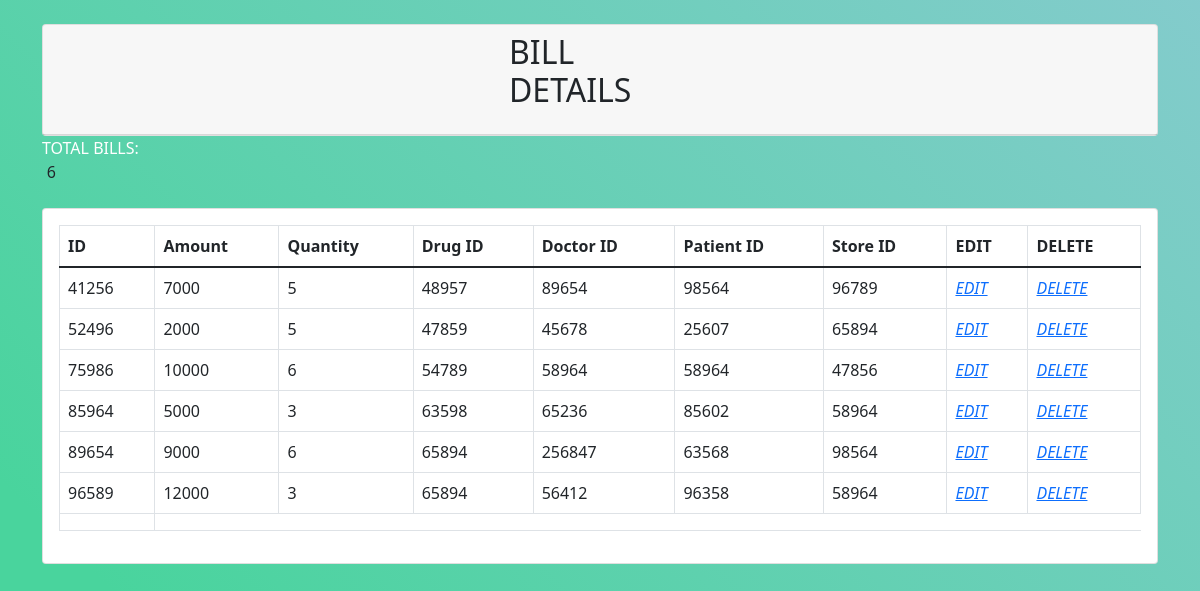
Page /admin/bill_details.php on the committed database.
### tables this page shows
CREATE TABLE `bill` (
  `bid` int(5) NOT NULL,
  `bamt` int(50) NOT NULL,
  `bqtt` int(50) NOT NULL,
  `mdid` int(5) NOT NULL,
  `did` int(5) NOT NULL,
  `pid` int(5) NOT NULL,
  `sid` int(5) NOT NULL
);

### admin/bill_details.php (the view, shortened to what this page needs)
<!DOCTYPE html>
<html>
    <head>
    <link href="https://cdn.jsdelivr.net/npm/bootstrap@5.1.2/dist/css/bootstrap.min.css" rel="stylesheet">
    </head>
<body>
    <div class="container">
        <div class="row">
            <div class="col-md-12">
                <div class="card mt-4">
                    <div class="card-header">
                        <form action="" method="GET">
                              <div class="input-group mb-3">
                                   <h2>BILL DETAILS</h2>
                              </div>
                        </form>
                    </div>
                </div>
            </div>
            <?php
                              $conn=mysqli_connect("localhost","root","","pharmacyms");
                              $sql = "SELECT COUNT(*) AS Count FROM bill";
                              $result = $conn->query($sql);
                              $row = $result->fetch_assoc();
                              echo '<span style="color:#fff;">TOTAL BILLS:</span>';
                              ?>&nbsp;&nbsp;&nbsp;&nbsp;<?php echo $row['Count'];
                            ?>
            <div class="col-md-12">
                <div class="card mt-4">
                    <div class="card-body">
                        <table class="table table-bordered">
                            <thead>
                                <tr>
                                    <th scope="col">ID</th>
                                    <th scope="col">Amount</th>
                                    <th scope="col">Quantity</th>
                                    <th scope="col">Drug ID</th>
                                    <th scope="col">Doctor ID</th>
                                    <th scope="col">Patient ID</th>
                                    <th scope="col">Store ID</th>
                                    <th scope="col">EDIT</th>
                                    <th scope="col">DELETE</th>
                                </tr>
                            </thead>
                            <tbody>
                            <?php
$conn=mysqli_connect("localhost","root","","pharmacyms");
    $query="SELECT * FROM bill";
    $query_run=mysqli_query($conn,$query);
    if(mysqli_num_rows($query_run)>0)
    {
        foreach($query_run as $items)
        {
            ?>
            <tr>
            <td><?php echo $items['bid'];?></td>
            <td><?php echo $items['bamt'];?></td>
            <td><?php echo $items['bqtt'];?></td>
            <td><?php echo $items['mdid'];?></td>
            <td><?php echo $items['did'];?></td>
            <td><?php echo $items['pid'];?></td>
            <td><?php echo $items['sid'];?></td>
            <td><a href="bill_update.php?id=<?php echo $items['bid']; ?>" data-toggle="
            tooltip" data-placement="bottom" title="EDIT"> <i class="fa fa-trash" aria-hidden="true">EDIT</i> </a> </td>
            <td><a href="bill_delete.php?id=<?php echo $items['bid']; ?>" data-toggle="
            tooltip" data-placement="bottom" title="DELETE"> <i class="fa fa-trash" aria-hidden="true">DELETE</i> </a> </td>
            </tr>
            <?php
        }
    }
    else
    {
        ?>
        <tr>
            <td colspan="3">no record found</td>
        </tr>
        <?php
    }
?>
                                <tr>
                                    <td></td>
                                </tr>
                        </table>
                    </div>
                </div>
            </div>
        </div>
    </div>
</body>
</html>

### admin/bill_details.php (style rules this page uses)
body { font-family: $font-family; font-size: $font-size; background-size: 200% 100% !important; transform: translate3d(0, 0, 0); background: linear-gradient(45deg, #49D49D 10%, #A2C7E5 90%); height: 100vh }
h2 { margin: 0 450px; }

### rows in the picture
bill: bid "41256", bamt "7000", bqtt "5", mdid "48957", did "89654", pid "98564", sid "96789"
bill: bid "52496", bamt "2000", bqtt "5", mdid "47859", did "45678", pid "25607", sid "65894"
bill: bid "75986", bamt "10000", bqtt "6", mdid "54789", did "58964", pid "58964", sid "47856"
bill: bid "85964", bamt "5000", bqtt "3", mdid "63598", did "65236", pid "85602", sid "58964"
bill: bid "89654", bamt "9000", bqtt "6", mdid "65894", did "256847", pid "63568", sid "98564"
bill: bid "96589", bamt "12000", bqtt "3", mdid "65894", did "56412", pid "96358", sid "58964"

### other values in the picture
$row['Count'] "6"
